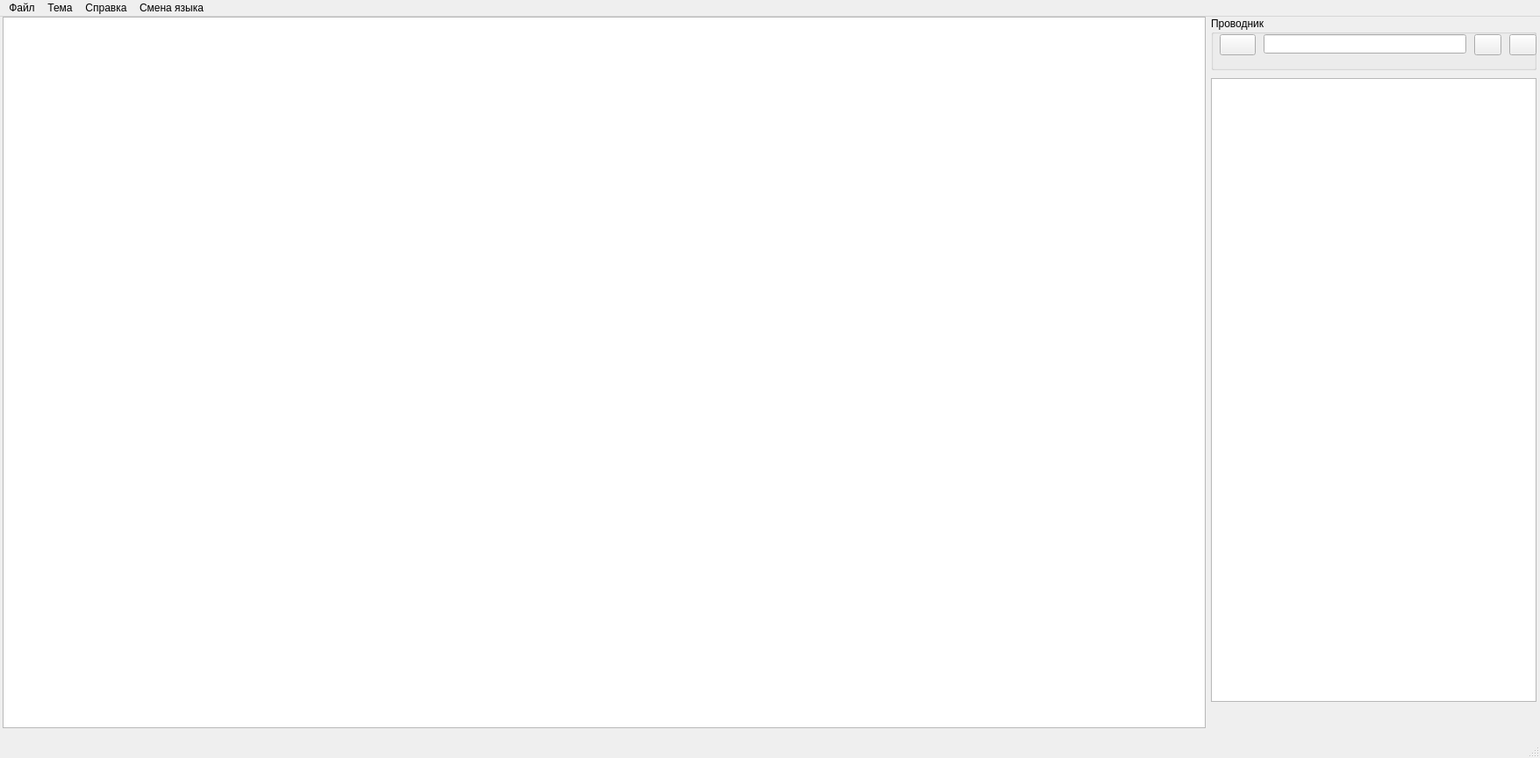
<?xml version="1.0" encoding="UTF-8"?>
<ui version="4.0">
 <class>MainWindow</class>
 <widget class="QMainWindow" name="MainWindow">
  <property name="geometry">
   <rect>
    <x>0</x>
    <y>0</y>
    <width>1755</width>
    <height>864</height>
   </rect>
  </property>
  <property name="windowTitle">
   <string>Редактор</string>
  </property>
  <widget class="QWidget" name="centralwidget">
   <widget class="QGroupBox" name="groupBox_3">
    <property name="geometry">
     <rect>
      <x>1380</x>
      <y>0</y>
      <width>371</width>
      <height>61</height>
     </rect>
    </property>
    <property name="title">
     <string>Проводник</string>
    </property>
    <widget class="QLineEdit" name="lineEdit">
     <property name="geometry">
      <rect>
       <x>60</x>
       <y>20</y>
       <width>231</width>
       <height>22</height>
      </rect>
     </property>
    </widget>
    <widget class="QPushButton" name="pushButton_2">
     <property name="geometry">
      <rect>
       <x>10</x>
       <y>20</y>
       <width>41</width>
       <height>24</height>
      </rect>
     </property>
     <property name="text">
      <string/>
     </property>
     <property name="icon">
      <iconset resource="resource.qrc">
       <normaloff>:/icons/folderup.png</normaloff>:/icons/folderup.png</iconset>
     </property>
    </widget>
    <widget class="QPushButton" name="pushButton_3">
     <property name="geometry">
      <rect>
       <x>300</x>
       <y>20</y>
       <width>31</width>
       <height>24</height>
      </rect>
     </property>
     <property name="text">
      <string/>
     </property>
     <property name="icon">
      <iconset resource="resource.qrc">
       <normaloff>:/icons/list.png</normaloff>:/icons/list.png</iconset>
     </property>
    </widget>
    <widget class="QPushButton" name="pushButton_4">
     <property name="geometry">
      <rect>
       <x>340</x>
       <y>20</y>
       <width>31</width>
       <height>24</height>
      </rect>
     </property>
     <property name="text">
      <string/>
     </property>
     <property name="icon">
      <iconset resource="resource.qrc">
       <normaloff>:/icons/iconlist.png</normaloff>:/icons/iconlist.png</iconset>
     </property>
    </widget>
   </widget>
   <widget class="QListView" name="listView">
    <property name="geometry">
     <rect>
      <x>1380</x>
      <y>70</y>
      <width>371</width>
      <height>711</height>
     </rect>
    </property>
   </widget>
   <widget class="QTextEdit" name="textEdit">
    <property name="geometry">
     <rect>
      <x>3</x>
      <y>0</y>
      <width>1371</width>
      <height>811</height>
     </rect>
    </property>
   </widget>
  </widget>
  <widget class="QMenuBar" name="menubar">
   <property name="geometry">
    <rect>
     <x>0</x>
     <y>0</y>
     <width>1755</width>
     <height>22</height>
    </rect>
   </property>
   <widget class="QMenu" name="menu">
    <property name="title">
     <string>Смена языка</string>
    </property>
    <addaction name="actionEnglish"/>
    <addaction name="separator"/>
    <addaction name="actionRussian"/>
    <addaction name="separator"/>
   </widget>
   <widget class="QMenu" name="menu_2">
    <property name="title">
     <string>Файл</string>
    </property>
    <addaction name="actionNew"/>
    <addaction name="actionOpen"/>
    <addaction name="actionClose"/>
    <addaction name="actionReadOnly"/>
    <addaction name="separator"/>
    <addaction name="actionSave"/>
    <addaction name="actionSaveAs"/>
    <addaction name="separator"/>
    <addaction name="actionPrint"/>
    <addaction name="separator"/>
    <addaction name="ActionExit"/>
   </widget>
   <widget class="QMenu" name="menu_4">
    <property name="title">
     <string>Тема</string>
    </property>
    <addaction name="actionLight"/>
    <addaction name="separator"/>
    <addaction name="actionDark"/>
    <addaction name="separator"/>
   </widget>
   <widget class="QMenu" name="menu_5">
    <property name="title">
     <string>Справка</string>
    </property>
    <addaction name="actionHelp"/>
    <addaction name="separator"/>
   </widget>
   <addaction name="menu_2"/>
   <addaction name="menu_4"/>
   <addaction name="menu_5"/>
   <addaction name="menu"/>
  </widget>
  <widget class="QStatusBar" name="statusbar"/>
  <action name="actionEnglish">
   <property name="text">
    <string>Английский</string>
   </property>
  </action>
  <action name="actionRussian">
   <property name="text">
    <string>Русский</string>
   </property>
  </action>
  <action name="actionNew">
   <property name="text">
    <string>Новый</string>
   </property>
  </action>
  <action name="actionOpen">
   <property name="text">
    <string>Открыть</string>
   </property>
  </action>
  <action name="actionClose">
   <property name="text">
    <string>Закрыть</string>
   </property>
  </action>
  <action name="actionSave">
   <property name="text">
    <string>Сохранить</string>
   </property>
  </action>
  <action name="actionSaveAs">
   <property name="text">
    <string>Сохранить как</string>
   </property>
  </action>
  <action name="actionPrint">
   <property name="text">
    <string>Печать</string>
   </property>
  </action>
  <action name="actionLight">
   <property name="text">
    <string>Светлая</string>
   </property>
  </action>
  <action name="actionDark">
   <property name="text">
    <string>Темная</string>
   </property>
  </action>
  <action name="actionHelp">
   <property name="text">
    <string>Вызвать справку</string>
   </property>
  </action>
  <action name="actionReadOnly">
   <property name="text">
    <string>Только чтение</string>
   </property>
  </action>
  <action name="ActionExit">
   <property name="text">
    <string>Выйти</string>
   </property>
  </action>
 </widget>
 <resources>
  <include location="resource.qrc"/>
 </resources>
 <connections/>
</ui>
